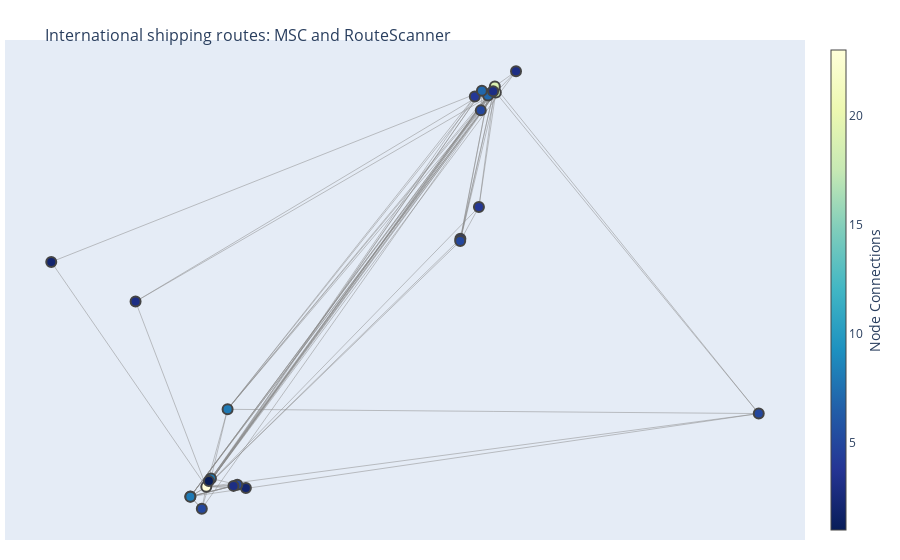

The notebook cell saved with this chart:
### Code cell
fig = go.Figure(data=[edge_trace, node_trace],
             layout=go.Layout(
                title='<br>International shipping routes: MSC and RouteScanner',
                titlefont_size=16,
                showlegend=False,
                hovermode='closest',
                margin=dict(b=20,l=5,r=5,t=40),
#                 annotations=[ dict(
#                     text="Python code: <a href='https://plotly.com/ipython-notebooks/network-graphs/'> https://plotly.com/ipython-notebooks/network-graphs/</a>",
#                     showarrow=False,
#                     xref="paper", yref="paper",
#                     x=0.005, y=-0.002 ) ],
                xaxis=dict(showgrid=False, zeroline=False, showticklabels=False),
                yaxis=dict(showgrid=False, zeroline=False, showticklabels=False))
                )
fig.show()

### Figure 1 — Plotly figure (JSON) as saved in the notebook; plotly's stock layout.template omitted (floating-point values rounded to 4 significant figures; data arrays with more than 128 entries replaced by an {"elided": "..."} marker saying what was removed)
{"data": [{"hoverinfo": "none", "line": {"color": "#888", "width": 0.5}, "mode": "lines", "type": "scatter", "x": {"elided": "249 float values"}, "y": {"elided": "249 float values"}}, {"hoverinfo": "text", "marker": {"color": [3, 18, 4, 2, 8, 5, 3, 8, 5, 8, 4, 23, 7, 8, 3, 7, 5, 5, 19, 7, 3, 1, 2, 5, 3], "colorbar": {"thickness": 15, "title": {"side": "right", "text": "Node Connections"}, "xanchor": "left"}, "colorscale": [[0, "rgb(255,255,217)"], [0.125, "rgb(237,248,177)"], [0.25, "rgb(199,233,180)"], [0.375, "rgb(127,205,187)"], [0.5, "rgb(65,182,196)"], [0.625, "rgb(29,145,192)"], [0.75, "rgb(34,94,168)"], [0.875, "rgb(37,52,148)"], [1, "rgb(8,29,88)"]], "line": {"width": 2}, "reversescale": true, "showscale": true, "size": 10}, "mode": "markers", "text": ["Port UN Code: ESALG\r\n Location: (-5.438306,36.142538)", "Port UN Code: BEANR\r\n Location: (4.333416,51.322825)", "Port UN Code: ESVLC\r\n Location: (-0.323285,39.440732)", "Port UN Code: USLAX\r\n Location: (-118.25582,33.728194)", "Port UN Code: PAMIT\r\n Location: (-79.882592,9.362361)", "Port UN Code: JMKIN\r\n Location: (76.8381,17.9837)", "Port UN Code: USHOU\r\n Location: (-95.0049,29.611229)", "Port UN Code: DOCAU\r\n Location: (-69.631032,18.425165)", "Port UN Code: MAPTM\r\n Location: (-5.490969,35.893832)", "Port UN Code: PACTB\r\n Location: (-79.906628,9.352367)", "Port UN Code: GBSOU\r\n Location: (-1.4562,50.9099)", "Port UN Code: COCTG\r\n Location: (-75.509705,10.377431)", "Port UN Code: BEZEE\r\n Location: (3.192726,51.336992)", "Port UN Code: COSMR\r\n Location: (-74.22005,11.24448)", "Port UN Code: DEHAM\r\n Location: (9.905771,53.530405)", "Port UN Code: FRDKK\r\n Location: (2.181732,51.013644)", "Port UN Code: FRLEH\r\n Location: (0.190717,49.467721)", "Port UN Code: COTRB\r\n Location: (-76.739055,8.097624)", "Port UN Code: NLRTM\r\n Location: (4.063456,51.956694)", "Port UN Code: GBLGP\r\n Location: (0.499807,51.505665)", "Port UN Code: NLVLI\r\n Location: (3.59561,51.443827)", "Port UN Code: COBAQ\r\n Location: (-74.7833,10.9666)", "Port UN Code: VEGUT\r\n Location: (-64.59019,10.24756)", "Port UN Code: VELAG\r\n Location: (-66.950045,10.599172)", "Port UN Code: VEPBL\r\n Location: (-67.998791,10.472667)", "# of connections: 3", "# of connections: 18", "# of connections: 4", "# of connections: 2", "# of connections: 8", "# of connections: 5", "# of connections: 3", "# of connections: 8", "# of connections: 5", "# of connections: 8", "# of connections: 4", "# of connections: 23", "# of connections: 7", "# of connections: 8", "# of connections: 3", "# of connections: 7", "# of connections: 5", "# of connections: 5", "# of connections: 19", "# of connections: 7", "# of connections: 3", "# of connections: 1", "# of connections: 2", "# of connections: 5", "# of connections: 3"], "type": "scatter", "x": [-5.438, 4.333, -0.3233, -118.3, -79.88, 76.84, -95.0, -69.63, -5.491, -79.91, -1.456, -75.51, 3.193, -74.22, 9.906, 2.182, 0.1907, -76.74, 4.063, 0.4998, 3.596, -74.78, -64.59, -66.95, -68.0], "y": [36.14, 51.32, 39.44, 33.73, 9.362, 17.98, 29.61, 18.43, 35.89, 9.352, 50.91, 10.38, 51.34, 11.24, 53.53, 51.01, 49.47, 8.098, 51.96, 51.51, 51.44, 10.97, 10.25, 10.6, 10.47]}], "layout": {"hovermode": "closest", "margin": {"b": 20, "l": 5, "r": 5, "t": 40}, "showlegend": false, "title": {"font": {"size": 16}, "text": "<br>International shipping routes: MSC and RouteScanner"}, "xaxis": {"showgrid": false, "showticklabels": false, "zeroline": false}, "yaxis": {"showgrid": false, "showticklabels": false, "zeroline": false}}}
